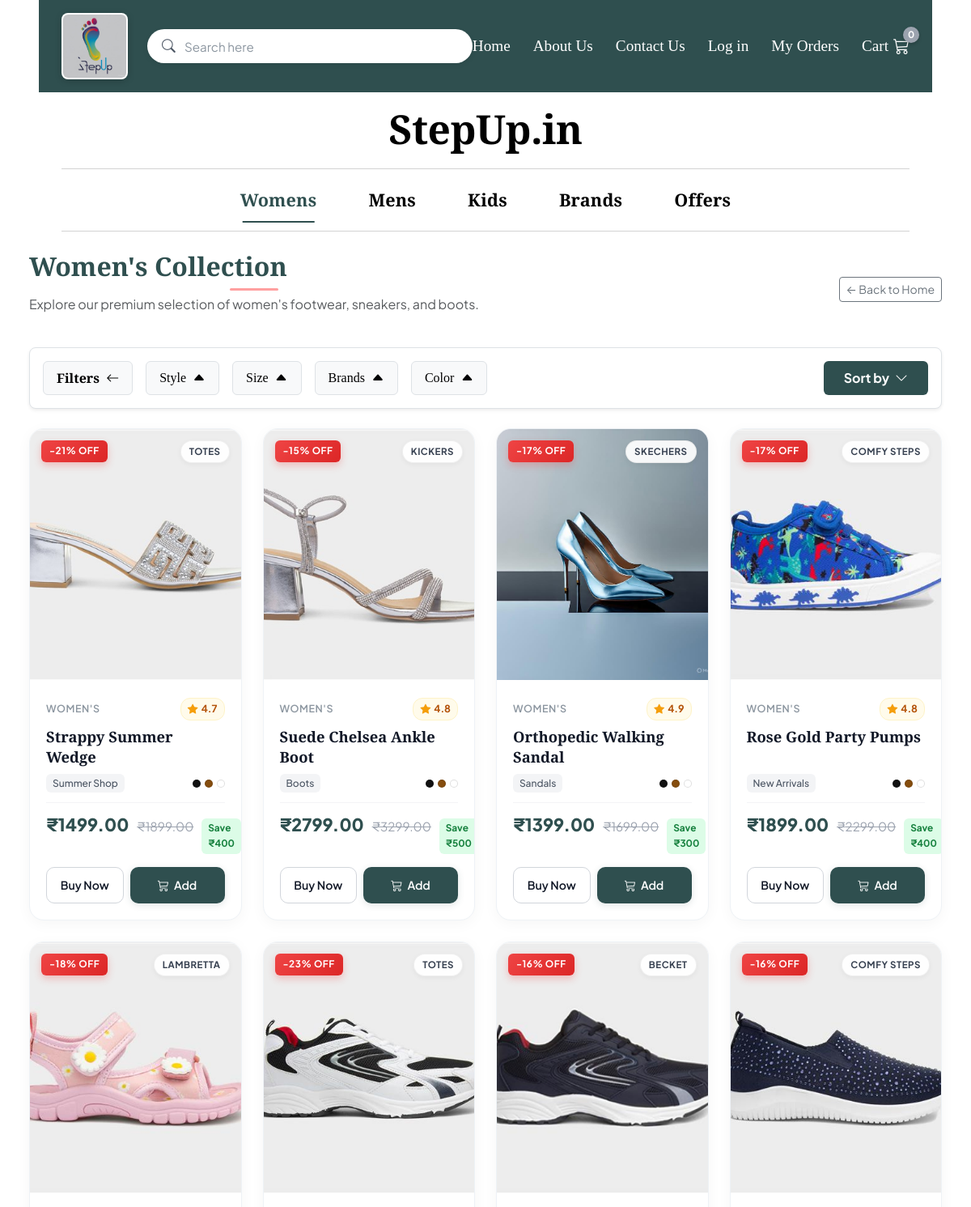
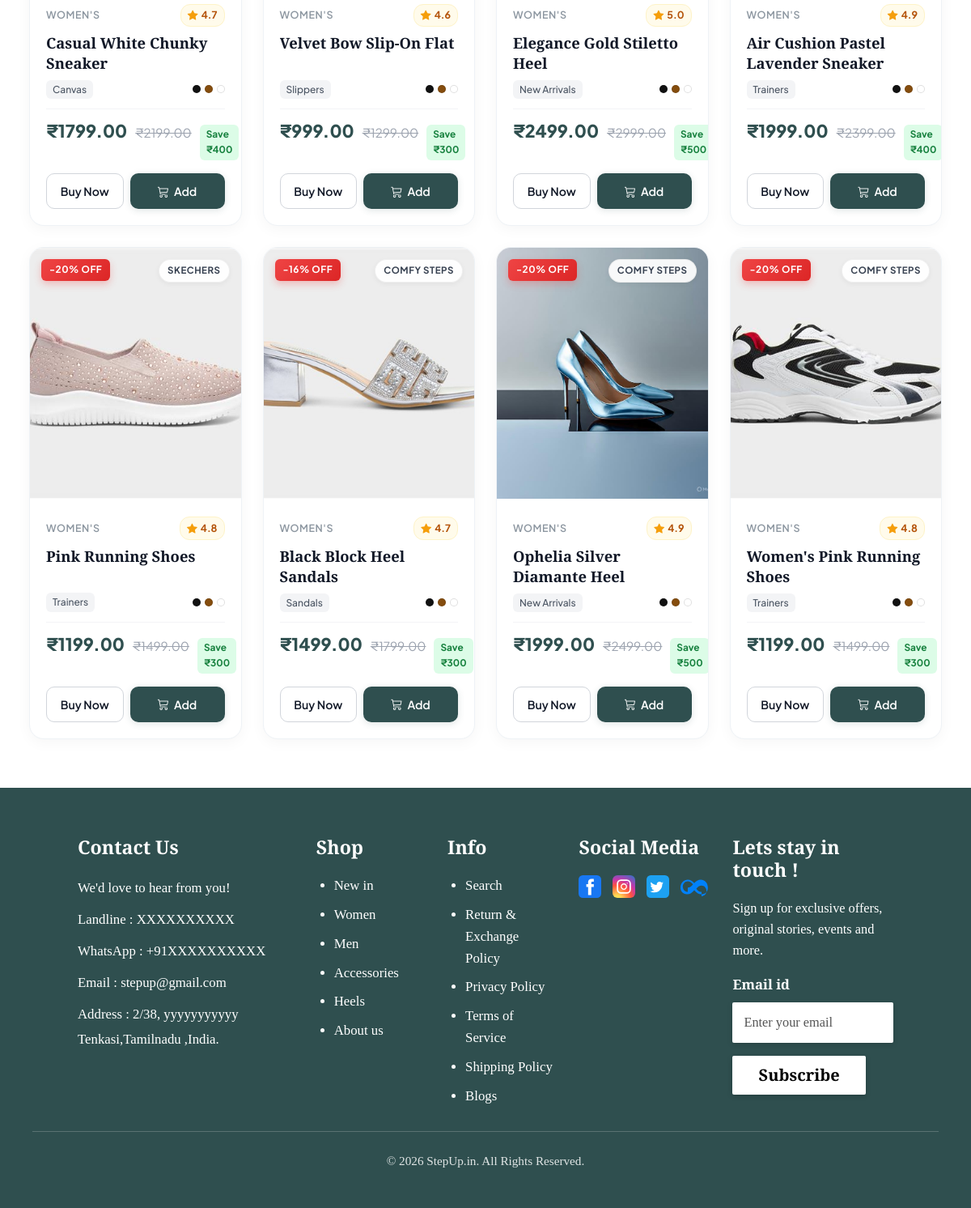
Screenshot of /category/womens/ with the database file from the repository (2 pictures, top to bottom).
### shoe/models.py (models this page shows, shortened)
class Category(models.Model):
    name = models.CharField(max_length=100, unique=True)
    slug = models.SlugField(max_length=100, unique=True, blank=True)
    description = models.TextField(blank=True)
    image_static = models.CharField(max_length=255, blank=True, help_text="Static image path for category card")
    image = models.ImageField(upload_to='categories/', null=True, blank=True)
    class Meta:
        verbose_name_plural = 'Categories'
        ordering = ['name']

class Product(models.Model):
    category = models.ForeignKey(Category, related_name='products', on_delete=models.CASCADE)
    name = models.CharField(max_length=200)
    slug = models.SlugField(max_length=200, unique=True, blank=True)
    brand = models.CharField(max_length=100, default="Comfy Steps")
    style_type = models.CharField(max_length=100, default="Trainers")
    sizes = models.CharField(max_length=200, default="Adult UK(6), Adult UK(7)")
    colors = models.CharField(max_length=200, default="Black, Brown, White")
    mrp_price = models.DecimalField(max_digits=10, decimal_places=2, default=0.00)
    discount_price = models.DecimalField(max_digits=10, decimal_places=2, null=True, blank=True)
    image = models.ImageField(upload_to='products/', null=True, blank=True)
    image_static = models.CharField(max_length=255, blank=True, help_text="Fallback static image path")
    description = models.TextField(blank=True)
    rating = models.DecimalField(max_digits=3, decimal_places=1, default=4.8)
    is_featured = models.BooleanField(default=True)
    is_trending = models.BooleanField(default=True)
    created_at = models.DateTimeField(auto_now_add=True)
    class Meta:
        ordering = ['-created_at']
    def save(self, *args, **kwargs):
        if not self.slug:
            self.slug = slugify(self.name)
        super().save(*args, **kwargs)
    @property
    def final_price(self):
        if self.discount_price:
            return self.discount_price
        return self.mrp_price
    @property
    def discount_percent(self):
        if self.discount_price and self.mrp_price > self.discount_price:
            return int(((self.mrp_price - self.discount_price) / self.mrp_price) * 100)
        return 0
    @property
    def discount_amount(self):
        if self.discount_price and self.mrp_price > self.discount_price:
            return int(self.mrp_price - self.discount_price)
        return 0

### shoe/views.py (the view)
# urls.py: path('category/<slug:category_slug>/', views.category_view, name='category'),
def category_view(request, category_slug):
    initialize_store_data()
    categories = Category.objects.all()
    category = None
    try:
        category = Category.objects.get(slug=category_slug)
        products = Product.objects.filter(category=category)
    except Category.DoesNotExist:
        category = next((c for c in DEFAULT_CATEGORIES if c['slug'] == category_slug), {'name': category_slug.capitalize(), 'slug': category_slug})
        products = Product.objects.filter(category__slug=category_slug)
    if category_slug in ['mens', 'womens', 'kids']:
        products = Product.objects.filter(category__slug=category_slug)[:12]
    cart_count = get_cart_count(request)
    context = {
        'categories': categories,
        'current_category': category,
        'products': products,
        'cart_count': cart_count,
        'active_page': category_slug,
    }
    return render(request, 'shoe/category.html', context)

### shoe/templates/shoe/category.html (shortened to what this page needs)
{% extends 'shoe/base.html' %}
{% load static %}
{% block content %}
<div class="section-container my-4">
    <div class="d-flex justify-content-between align-items-center mb-4">
        <div>
            <h2 class="section-header-title text-start m-0" style="text-align: left !important;">
                {{ current_category.name }} Collection
            </h2>
            <p class="text-muted mt-1" style="font-family: var(--font-sans);">
                Explore our premium selection of {{ current_category.name|lower }} footwear, sneakers, and boots.
            </p>
        </div>
        <a href="{% url 'home' %}" class="btn btn-outline-secondary btn-sm" style="font-family: var(--font-sans);">
            &larr; Back to Home
        </a>
    </div>
    <div class="filter-toolbar-wrapper border rounded-3 p-3 mb-4 bg-white shadow-sm">
        <div class="d-flex flex-wrap align-items-center justify-content-between gap-3">
            <div class="d-flex flex-wrap align-items-center gap-3">
                <button class="filter-main-btn btn btn-light border fw-bold px-3 py-2" id="toggle-filter-panel" style="font-family: var(--font-serif);">
                    Filters <i class="bi bi-arrow-left ms-1"></i>
                </button>
                <div class="dropdown-filter-container position-relative">
                    <button class="dropdown-toggle-btn btn btn-light border px-3 py-2" data-dropdown="style-dropdown">
                        Style <i class="bi bi-caret-up-fill ms-1"></i>
                    </button>
                </div>
                <div class="dropdown-filter-container position-relative">
                    <button class="dropdown-toggle-btn btn btn-light border px-3 py-2" data-dropdown="size-dropdown">
                        Size <i class="bi bi-caret-up-fill ms-1"></i>
                    </button>
                </div>
                <div class="dropdown-filter-container position-relative">
                    <button class="dropdown-toggle-btn btn btn-light border px-3 py-2" data-dropdown="brand-dropdown">
                        Brands <i class="bi bi-caret-up-fill ms-1"></i>
                    </button>
                </div>
                <div class="dropdown-filter-container position-relative">
                    <button class="dropdown-toggle-btn btn btn-light border px-3 py-2" data-dropdown="color-dropdown">
                        Color <i class="bi bi-caret-up-fill ms-1"></i>
                    </button>
                </div>
            </div>
            <div class="dropdown-filter-container position-relative">
                <button class="btn px-4 py-2 text-white fw-bold dropdown-toggle-btn" data-dropdown="sort-dropdown" style="background-color: var(--color-primary); font-family: var(--font-sans);">
                    Sort by <i class="bi bi-chevron-down ms-1"></i>
                </button>
            </div>
        </div>
    </div>
    <div class="product-grid" id="product-collection-grid">
        {% if products %}
            {% for product in products %}
            <div class="product-card item-card"
                 data-style="{{ product.style_type|default:'Trainers' }}"
                 data-brand="{{ product.brand|default:'Comfy Steps' }}"
                 data-size="{{ product.sizes|default:'Adult UK(6)' }}"
                 data-color="{{ product.colors|default:'Black, Brown' }}"
                 data-price="{{ product.final_price }}"
                 data-rating="{{ product.rating }}"
                 data-id="{{ product.id }}">
                <div class="product-card-img-wrapper">
                    {% if product.discount_percent %}
                    <span class="product-discount-badge">-{{ product.discount_percent }}% OFF</span>
                    {% endif %}
                    <span class="product-brand-badge">{{ product.brand|default:product.category.name }}</span>
                    {% if product.image %}
                    <img src="{{ product.image.url }}" alt="{{ product.name }}" class="product-card-img">
                    {% elif product.image_static %}
                    <img src="{% static product.image_static %}" alt="{{ product.name }}" class="product-card-img" onerror="this.onerror=null; this.src='https://images.unsplash.com/photo-1542291026-7eec264c27ff?auto=format&fit=crop&w=800&q=80';">
                    {% else %}
                    <img src="{% static 'shoe/images/hero_mens.jpg' %}" alt="{{ product.name }}" class="product-card-img">
                    {% endif %}
                </div>
                <div class="product-card-body">
                    <div class="product-meta-row">
                        <span class="product-category-tag">{{ product.category.name }}</span>
                        <span class="product-rating-pill">
                            <i class="bi bi-star-fill"></i> {{ product.rating }}
                        </span>
                    </div>
                    <h3 class="product-card-title" title="{{ product.name }}">
                        {{ product.name }}
                    </h3>
                    <div class="product-details-subline">
                        <span class="product-style-pill">{{ product.style_type|default:"Shoes" }}</span>
                        <div class="product-color-dots" title="Available Colors">
                            <span class="product-color-dot" style="background:#111;"></span>
                            <span class="product-color-dot" style="background:#854d0e;"></span>
                            <span class="product-color-dot" style="background:#fff;"></span>
                        </div>
                    </div>
                    <div class="product-price-row">
                        <span class="product-current-price">₹{{ product.final_price }}</span>
                        {% if product.discount_price %}
                        <span class="product-original-price">₹{{ product.mrp_price }}</span>
                        <span class="product-save-badge">Save ₹{{ product.discount_amount|default:"300" }}</span>
                        {% endif %}
                    </div>
                    <div class="product-action-row-dual">
                        <a href="{% url 'product_detail' product.id %}" class="btn-card-detail">
                            Buy Now
                        </a>
                        <a href="{% url 'add_to_cart' product.id %}" class="btn-card-cart-sm">
                            <i class="bi bi-cart3"></i> Add
                        </a>
                    </div>
                </div>
            </div>
            {% endfor %}
        {% else %}
            <div class="col-12 text-center py-5">
                <p class="text-muted fs-5">No products found in this collection.</p>
            </div>
        {% endif %}
    </div>
</div>
{% endblock %}

### rows the page displays
Category: name "Women's", name "women's"
Product: discount_percent "21", brand "TOTES", image_static (picture), category.name "WOMEN'S", rating "4.7", name "Strappy Summer Wedge", style_type "Summer Shop", final_price "1499.00", mrp_price "1899.00", discount_amount "400"
Product: discount_percent "15", brand "KICKERS", image_static (picture), category.name "WOMEN'S", rating "4.8", name "Suede Chelsea Ankle Boot", style_type "Boots", final_price "2799.00", mrp_price "3299.00", discount_amount "500"
Product: discount_percent "17", brand "SKECHERS", image_static (picture), category.name "WOMEN'S", rating "4.9", name "Orthopedic Walking Sandal", style_type "Sandals", final_price "1399.00", mrp_price "1699.00", discount_amount "300"
Product: discount_percent "17", brand "COMFY STEPS", image_static (picture), category.name "WOMEN'S", rating "4.8", name "Rose Gold Party Pumps", style_type "New Arrivals", final_price "1899.00", mrp_price "2299.00", discount_amount "400"
Product: discount_percent "18", brand "LAMBRETTA", image_static (picture), category.name "WOMEN'S", rating "4.7", name "Casual White Chunky Sneaker", style_type "Canvas", final_price "1799.00", mrp_price "2199.00", discount_amount "400"
Product: discount_percent "23", brand "TOTES", image_static (picture), category.name "WOMEN'S", rating "4.6", name "Velvet Bow Slip-On Flat", style_type "Slippers", final_price "999.00", mrp_price "1299.00", discount_amount "300"
Product: discount_percent "16", brand "BECKET", image_static (picture), category.name "WOMEN'S", rating "5.0", name "Elegance Gold Stiletto Heel", style_type "New Arrivals", final_price "2499.00", mrp_price "2999.00", discount_amount "500"
Product: discount_percent "16", brand "COMFY STEPS", image_static (picture), category.name "WOMEN'S", rating "4.9", name "Air Cushion Pastel Lavender Sneaker", style_type "Trainers", final_price "1999.00", mrp_price "2399.00", discount_amount "400"
Product: discount_percent "20", brand "SKECHERS", image_static (picture), category.name "WOMEN'S", rating "4.8", name "Pink Running Shoes", style_type "Trainers", final_price "1199.00", mrp_price "1499.00", discount_amount "300"
Product: discount_percent "16", brand "COMFY STEPS", image_static (picture), category.name "WOMEN'S", rating "4.7", name "Black Block Heel Sandals", style_type "Sandals", final_price "1499.00", mrp_price "1799.00", discount_amount "300"
Product: discount_percent "20", brand "COMFY STEPS", image_static (picture), category.name "WOMEN'S", rating "4.9", name "Ophelia Silver Diamante Heel", style_type "New Arrivals", final_price "1999.00", mrp_price "2499.00", discount_amount "500"
Product: discount_percent "20", brand "COMFY STEPS", image_static (picture), category.name "WOMEN'S", rating "4.8", name "Women's Pink Running Shoes", style_type "Trainers", final_price "1199.00", mrp_price "1499.00", discount_amount "300"

### other values shown
{{ cart_count|default:"0" }} "0"
